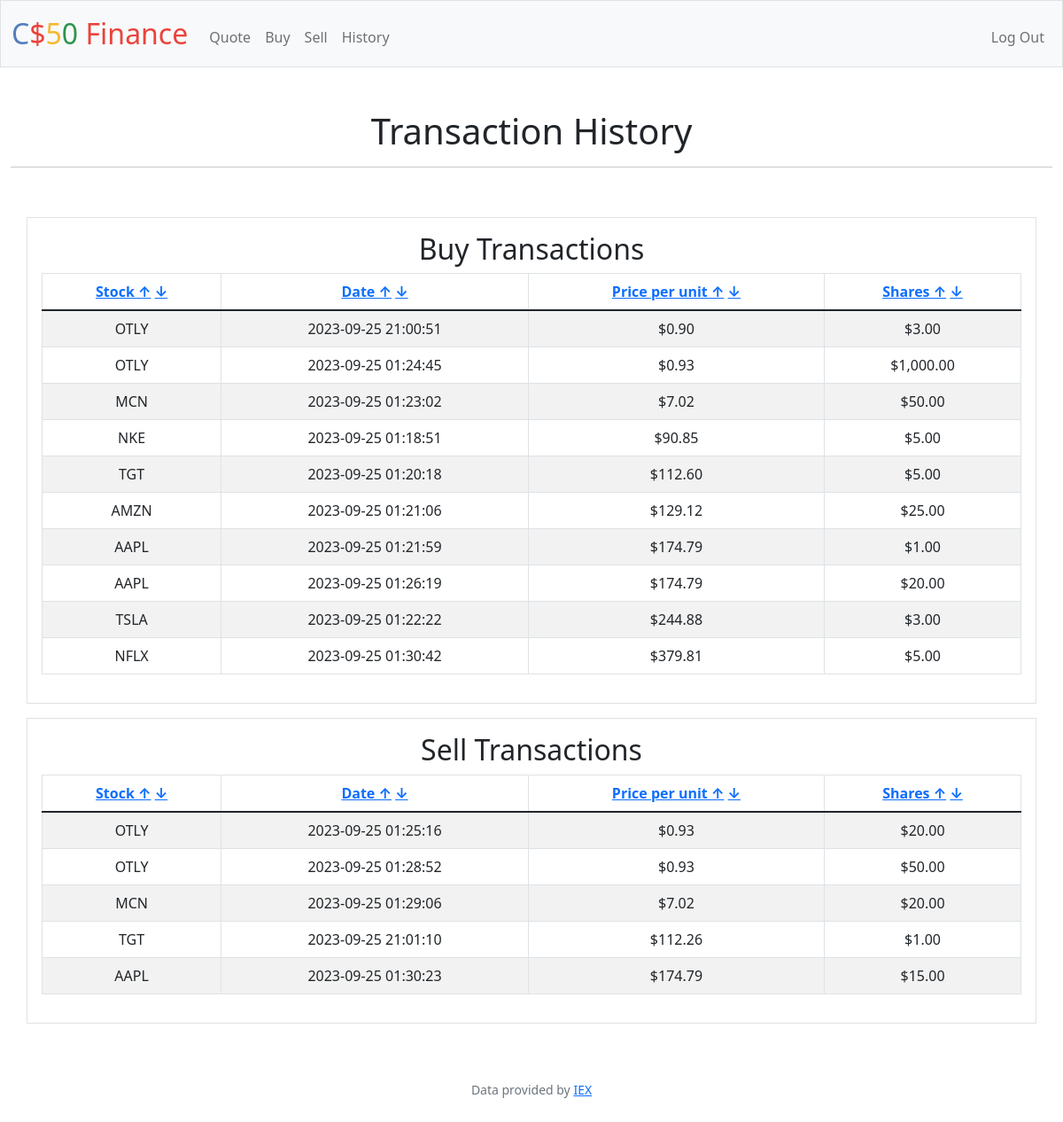
Page /history?sort=price&order=asc (signed in) on the committed database.
### tables this page shows
CREATE TABLE TRANSACTION_HISTORY (
    id INTEGER PRIMARY KEY AUTOINCREMENT NOT NULL,
    user_id INTEGER NOT NULL,
    symbol STRING NOT NULL,
    price DECIMAL(10, 2) NOT NULL,
    amount INTEGER NOT NULL,
    timestamp TIMESTAMP NOT NULL DEFAULT CURRENT_TIMESTAMP,
    type STRING NOT NULL,
    FOREIGN KEY (user_id) REFERENCES users(id)
);

### app.py (the view)
@app.route("/history")
@login_required
def history():
    user_id = session["user_id"]
    sort_by = request.args.get("sort", "timestamp")  # Default sorting by timestamp
    order_by = request.args.get("order", "asc")  # Default sorting order is ascending
    if sort_by == "symbol":
        order_by_clause = f"ORDER BY symbol {order_by}"
    elif sort_by == "price":
        order_by_clause = f"ORDER BY price {order_by}"
    elif sort_by == "amount":
        order_by_clause = f"ORDER BY amount {order_by}"
    else:
        order_by_clause = f"ORDER BY timestamp {order_by}"  # Default sorting
    sells = db.execute(
        f"SELECT * FROM TRANSACTION_HISTORY WHERE user_id = ? AND type = ? {order_by_clause}",
        user_id,
        "sell",
    )
    buys = db.execute(
        f"SELECT * FROM TRANSACTION_HISTORY WHERE user_id = ? AND type = ? {order_by_clause}",
        user_id,
        "buy",
    )
    return render_template("history.html", sells=sells, buys=buys)

### app.py (called while the page is built)
@app.after_request
def after_request(response):
    response.headers["Cache-Control"] = "no-cache, no-store, must-revalidate"
    response.headers["Expires"] = 0
    response.headers["Pragma"] = "no-cache"
    return response

### helpers.py (called while the page is built)
def login_required(f):
    @wraps(f)
    def decorated_function(*args, **kwargs):
        if session.get("user_id") is None:
            return redirect("/login")
        return f(*args, **kwargs)
    return decorated_function

def usd(value):
    return f"${value:,.2f}"

### templates/history.html (shortened to what this page needs)
{% extends "layout.html" %}
{% block main %}
<div class="header">
    <h1>Transaction History</h1> <hr>
</div>
<br>
<div class="container p-3 my-3 border">
    <h2>Buy Transactions</h2>
    <table class="table table-striped table-bordered">
        <thead class="thead-dark">
            <tr>
                <th>
                    <a href="?sort=symbol&amp;order=asc">Stock &#8593;</a>
                    <a href="?sort=symbol&amp;order=desc">&#8595;</a>
                </th>
                <th>
                    <a href="?sort=timestamp&amp;order=asc">Date &#8593;</a>
                    <a href="?sort=timestamp&amp;order=desc">&#8595;</a>
                </th>
                <th>
                    <a href="?sort=price&amp;order=asc">Price per unit &#8593;</a>
                    <a href="?sort=price&amp;order=desc">&#8595;</a>
                </th>
                <th>
                    <a href="?sort=amount&amp;order=asc">Shares &#8593;</a>
                    <a href="?sort=amount&amp;order=desc">&#8595;</a>
                </th>
            </tr>
        </thead>
        <tbody>
            {% for buy in buys %}
            <tr>
                <td>{{ buy.symbol }}</td>
                <td>{{ buy.timestamp }}</td>
                <td>{{ buy.price | usd}}</td>
                <td>{{ buy.amount | usd}}</td>
            </tr>
            {% endfor %}
        </tbody>
    </table>
</div>
<div class="container p-3 my-3 border">
    <h2>Sell Transactions</h2>
    <table class="table table-striped table-bordered">
        <thead class="thead-dark">
            <tr>
                <th>
                    <a href="?sort=symbol&amp;order=asc">Stock &#8593;</a>
                    <a href="?sort=symbol&amp;order=desc">&#8595;</a>
                </th>
                <th>
                    <a href="?sort=timestamp&amp;order=asc">Date &#8593;</a>
                    <a href="?sort=timestamp&amp;order=desc">&#8595;</a>
                </th>
                <th>
                    <a href="?sort=price&amp;order=asc">Price per unit &#8593;</a>
                    <a href="?sort=price&amp;order=desc">&#8595;</a>
                </th>
                <th>
                    <a href="?sort=amount&amp;order=asc">Shares &#8593;</a>
                    <a href="?sort=amount&amp;order=desc">&#8595;</a>
                </th>
            </tr>
        </thead>
        <tbody>
            {% for sell in sells %}
            <tr>
                <td>{{ sell.symbol }}</td>
                <td>{{ sell.timestamp }}</td>
                <td>{{ sell.price | usd}}</td>
                <td>{{ sell.amount | usd}}</td>
            </tr>
            {% endfor %}
        </tbody>
    </table>
</div>
{% endblock %}

### rows in the picture
TRANSACTION_HISTORY: symbol "OTLY", timestamp "2023-09-25 21:00:51", price "$0.90", amount "$3.00"
TRANSACTION_HISTORY: symbol "OTLY", timestamp "2023-09-25 01:24:45", price "$0.93", amount "$1,000.00"
TRANSACTION_HISTORY: symbol "MCN", timestamp "2023-09-25 01:23:02", price "$7.02", amount "$50.00"
TRANSACTION_HISTORY: symbol "NKE", timestamp "2023-09-25 01:18:51", price "$90.85", amount "$5.00"
TRANSACTION_HISTORY: symbol "TGT", timestamp "2023-09-25 01:20:18", price "$112.60", amount "$5.00"
TRANSACTION_HISTORY: symbol "AMZN", timestamp "2023-09-25 01:21:06", price "$129.12", amount "$25.00"
TRANSACTION_HISTORY: symbol "AAPL", timestamp "2023-09-25 01:21:59", price "$174.79", amount "$1.00"
TRANSACTION_HISTORY: symbol "AAPL", timestamp "2023-09-25 01:26:19", price "$174.79", amount "$20.00"
TRANSACTION_HISTORY: symbol "TSLA", timestamp "2023-09-25 01:22:22", price "$244.88", amount "$3.00"
TRANSACTION_HISTORY: symbol "NFLX", timestamp "2023-09-25 01:30:42", price "$379.81", amount "$5.00"
TRANSACTION_HISTORY: symbol "OTLY", timestamp "2023-09-25 01:25:16", price "$0.93", amount "$20.00"
TRANSACTION_HISTORY: symbol "OTLY", timestamp "2023-09-25 01:28:52", price "$0.93", amount "$50.00"
TRANSACTION_HISTORY: symbol "MCN", timestamp "2023-09-25 01:29:06", price "$7.02", amount "$20.00"
TRANSACTION_HISTORY: symbol "TGT", timestamp "2023-09-25 21:01:10", price "$112.26", amount "$1.00"
TRANSACTION_HISTORY: symbol "AAPL", timestamp "2023-09-25 01:30:23", price "$174.79", amount "$15.00"
